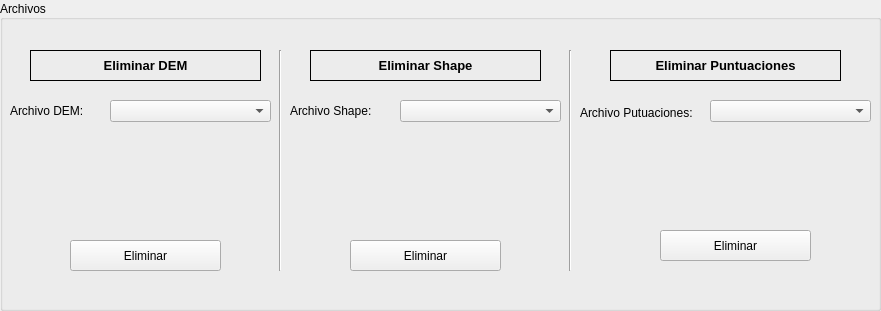
   <widget class="QGroupBox" name="gb_EliminarArchivos">
    <property name="geometry">
     <rect>
      <x>730</x>
      <y>720</y>
      <width>881</width>
      <height>311</height>
     </rect>
    </property>
    <property name="title">
     <string>Archivos</string>
    </property>
    <property name="alignment">
     <set>Qt::AlignLeading|Qt::AlignLeft|Qt::AlignVCenter</set>
    </property>
    <widget class="Line" name="line_22">
     <property name="geometry">
      <rect>
       <x>270</x>
       <y>50</y>
       <width>20</width>
       <height>221</height>
      </rect>
     </property>
     <property name="orientation">
      <enum>Qt::Vertical</enum>
     </property>
    </widget>
    <widget class="Line" name="line_23">
     <property name="geometry">
      <rect>
       <x>560</x>
       <y>50</y>
       <width>20</width>
       <height>221</height>
      </rect>
     </property>
     <property name="orientation">
      <enum>Qt::Vertical</enum>
     </property>
    </widget>
    <widget class="QLabel" name="label_25">
     <property name="geometry">
      <rect>
       <x>10</x>
       <y>103</y>
       <width>81</width>
       <height>16</height>
      </rect>
     </property>
     <property name="text">
      <string>Archivo DEM:</string>
     </property>
    </widget>
    <widget class="QComboBox" name="cb_eliminarDEM">
     <property name="geometry">
      <rect>
       <x>110</x>
       <y>100</y>
       <width>161</width>
       <height>22</height>
      </rect>
     </property>
    </widget>
    <widget class="QLabel" name="label_79">
     <property name="geometry">
      <rect>
       <x>290</x>
       <y>103</y>
       <width>101</width>
       <height>16</height>
      </rect>
     </property>
     <property name="text">
      <string>Archivo Shape:</string>
     </property>
    </widget>
    <widget class="QComboBox" name="cb_eliminarShape">
     <property name="geometry">
      <rect>
       <x>400</x>
       <y>100</y>
       <width>161</width>
       <height>22</height>
      </rect>
     </property>
    </widget>
    <widget class="QLabel" name="label_80">
     <property name="geometry">
      <rect>
       <x>580</x>
       <y>103</y>
       <width>121</width>
       <height>20</height>
      </rect>
     </property>
     <property name="text">
      <string>Archivo Putuaciones:</string>
     </property>
    </widget>
    <widget class="QComboBox" name="cb_eliminarPunt">
     <property name="geometry">
      <rect>
       <x>710</x>
       <y>100</y>
       <width>161</width>
       <height>22</height>
      </rect>
     </property>
    </widget>
    <widget class="QPushButton" name="bt_clearDem">
     <property name="geometry">
      <rect>
       <x>70</x>
       <y>240</y>
       <width>151</width>
       <height>31</height>
      </rect>
     </property>
     <property name="text">
      <string>Eliminar</string>
     </property>
     <property name="icon">
      <iconset>
       <normaloff>../Imagenes/clear.png</normaloff>../Imagenes/clear.png</iconset>
     </property>
     <property name="iconSize">
      <size>
       <width>24</width>
       <height>24</height>
      </size>
     </property>
     <property name="autoDefault">
      <bool>false</bool>
     </property>
    </widget>
    <widget class="QPushButton" name="bt_clearShape">
     <property name="geometry">
      <rect>
       <x>350</x>
       <y>240</y>
       <width>151</width>
       <height>31</height>
      </rect>
     </property>
     <property name="text">
      <string>Eliminar</string>
     </property>
     <property name="icon">
      <iconset>
       <normaloff>../Imagenes/clear.png</normaloff>../Imagenes/clear.png</iconset>
     </property>
     <property name="iconSize">
      <size>
       <width>24</width>
       <height>24</height>
      </size>
     </property>
     <property name="autoDefault">
      <bool>false</bool>
     </property>
    </widget>
    <widget class="QPushButton" name="bt_clearPunt">
     <property name="geometry">
      <rect>
       <x>660</x>
       <y>230</y>
       <width>151</width>
       <height>31</height>
      </rect>
     </property>
     <property name="text">
      <string>Eliminar</string>
     </property>
     <property name="icon">
      <iconset>
       <normaloff>../Imagenes/clear.png</normaloff>../Imagenes/clear.png</iconset>
     </property>
     <property name="iconSize">
      <size>
       <width>24</width>
       <height>24</height>
      </size>
     </property>
     <property name="autoDefault">
      <bool>false</bool>
     </property>
    </widget>
    <widget class="QLabel" name="label_81">
     <property name="geometry">
      <rect>
       <x>30</x>
       <y>50</y>
       <width>231</width>
       <height>31</height>
      </rect>
     </property>
     <property name="font">
      <font>
       <pointsize>10</pointsize>
       <weight>75</weight>
       <bold>true</bold>
      </font>
     </property>
     <property name="frameShape">
      <enum>QFrame::Box</enum>
     </property>
     <property name="text">
      <string>Eliminar DEM</string>
     </property>
     <property name="alignment">
      <set>Qt::AlignCenter</set>
     </property>
    </widget>
    <widget class="QLabel" name="label_82">
     <property name="geometry">
      <rect>
       <x>310</x>
       <y>50</y>
       <width>231</width>
       <height>31</height>
      </rect>
     </property>
     <property name="font">
      <font>
       <pointsize>10</pointsize>
       <weight>75</weight>
       <bold>true</bold>
      </font>
     </property>
     <property name="frameShape">
      <enum>QFrame::Box</enum>
     </property>
     <property name="text">
      <string>Eliminar Shape</string>
     </property>
     <property name="alignment">
      <set>Qt::AlignCenter</set>
     </property>
    </widget>
    <widget class="QLabel" name="label_83">
     <property name="geometry">
      <rect>
       <x>610</x>
       <y>50</y>
       <width>231</width>
       <height>31</height>
      </rect>
     </property>
     <property name="font">
      <font>
       <pointsize>10</pointsize>
       <weight>75</weight>
       <bold>true</bold>
      </font>
     </property>
     <property name="frameShape">
      <enum>QFrame::Box</enum>
     </property>
     <property name="text">
      <string>Eliminar Puntuaciones</string>
     </property>
     <property name="alignment">
      <set>Qt::AlignCenter</set>
     </property>
    </widget>
   </widget>
